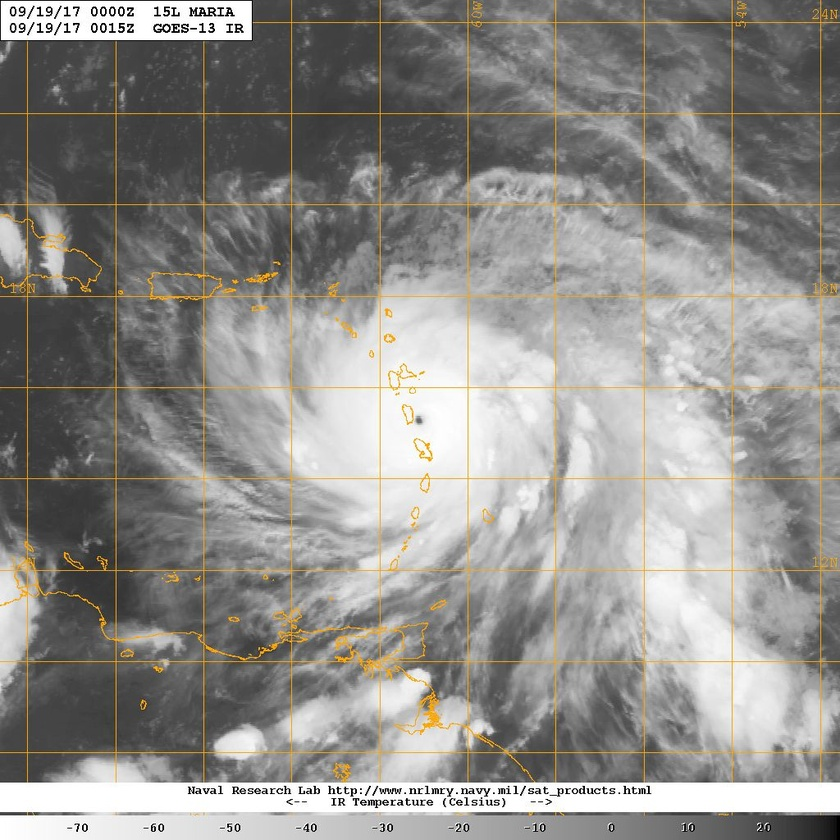
#> input picture maria.jpg, 840 x 840 px, shrunk from 1024 x 1024 before the run
$ python cleanImageMultiCore.py
#> lines starting #> are read from the running program, lines starting #| are printed output that depends on the picture
import numpy as np
import multiprocessing as mp
from PIL import Image


def loop(a):
    arr = np.zeros(len(a))
    for i in range(len(a)):
        if (int(a[i][0])-int(a[i][2]))<60:
            arr[i] = a[i][0]
    return arr

def main():
    im = Image.open('maria.jpg')
#> im is the input picture: PIL image 840x840 RGB; mean R, G, B 144.4, 142.4, 138.3
    pixels = np.asarray(im)
    c_cpu = mp.cpu_count()
    n_loop = 10
    print("No. of processors : ", c_cpu)
    pool = mp.Pool(c_cpu)
    out = pool.map(loop, pixels)
#> out = 840 items
    fixed = np.asarray(out)
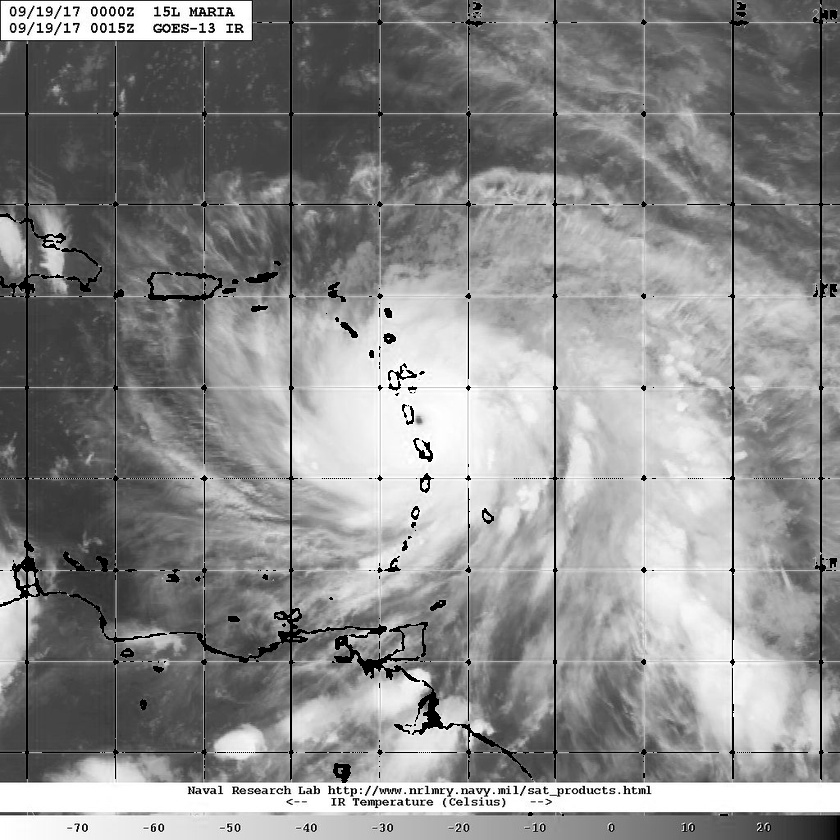
#> fixed: shape (840, 840) float64; min 0, max 255, mean 138.9
    im = Image.fromarray(fixed.astype('uint8'),'L')
#> im: PIL image 840x840 L
    im.show()


if __name__ == '__main__':
    try:
        main()
    except KeyboardInterrupt:
        print()
